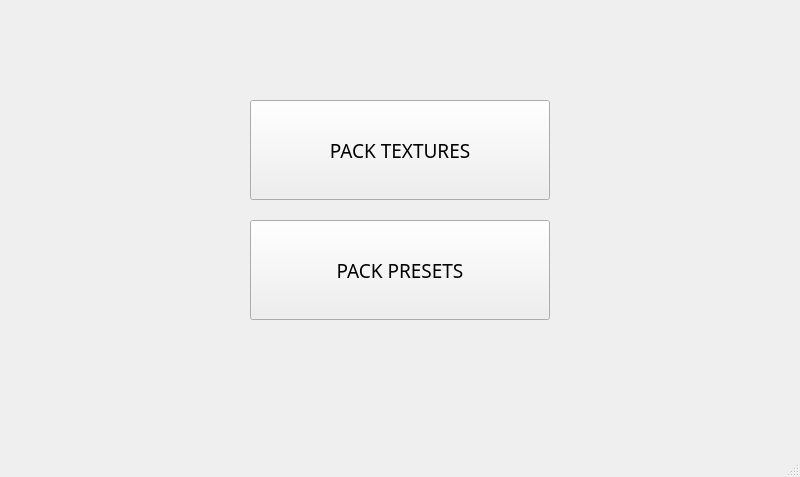
<?xml version="1.0" encoding="UTF-8"?>
<ui version="4.0">
 <class>MainMenu</class>
 <widget class="QMainWindow" name="MainMenu">
  <property name="geometry">
   <rect>
    <x>0</x>
    <y>0</y>
    <width>800</width>
    <height>477</height>
   </rect>
  </property>
  <property name="windowTitle">
   <string>MainMenu</string>
  </property>
  <widget class="QWidget" name="centralwidget">
   <widget class="QPushButton" name="PackPresetsButton">
    <property name="geometry">
     <rect>
      <x>250</x>
      <y>220</y>
      <width>300</width>
      <height>100</height>
     </rect>
    </property>
    <property name="font">
     <font>
      <family>Montserrat Medium</family>
      <pointsize>14</pointsize>
     </font>
    </property>
    <property name="text">
     <string>PACK PRESETS</string>
    </property>
   </widget>
   <widget class="QPushButton" name="PackTexturesButton">
    <property name="geometry">
     <rect>
      <x>250</x>
      <y>100</y>
      <width>300</width>
      <height>100</height>
     </rect>
    </property>
    <property name="font">
     <font>
      <family>Montserrat Medium</family>
      <pointsize>14</pointsize>
     </font>
    </property>
    <property name="text">
     <string>PACK TEXTURES</string>
    </property>
   </widget>
  </widget>
  <widget class="QMenuBar" name="menubar">
   <property name="geometry">
    <rect>
     <x>0</x>
     <y>0</y>
     <width>800</width>
     <height>21</height>
    </rect>
   </property>
  </widget>
  <widget class="QStatusBar" name="statusbar"/>
 </widget>
 <resources/>
 <connections/>
</ui>
